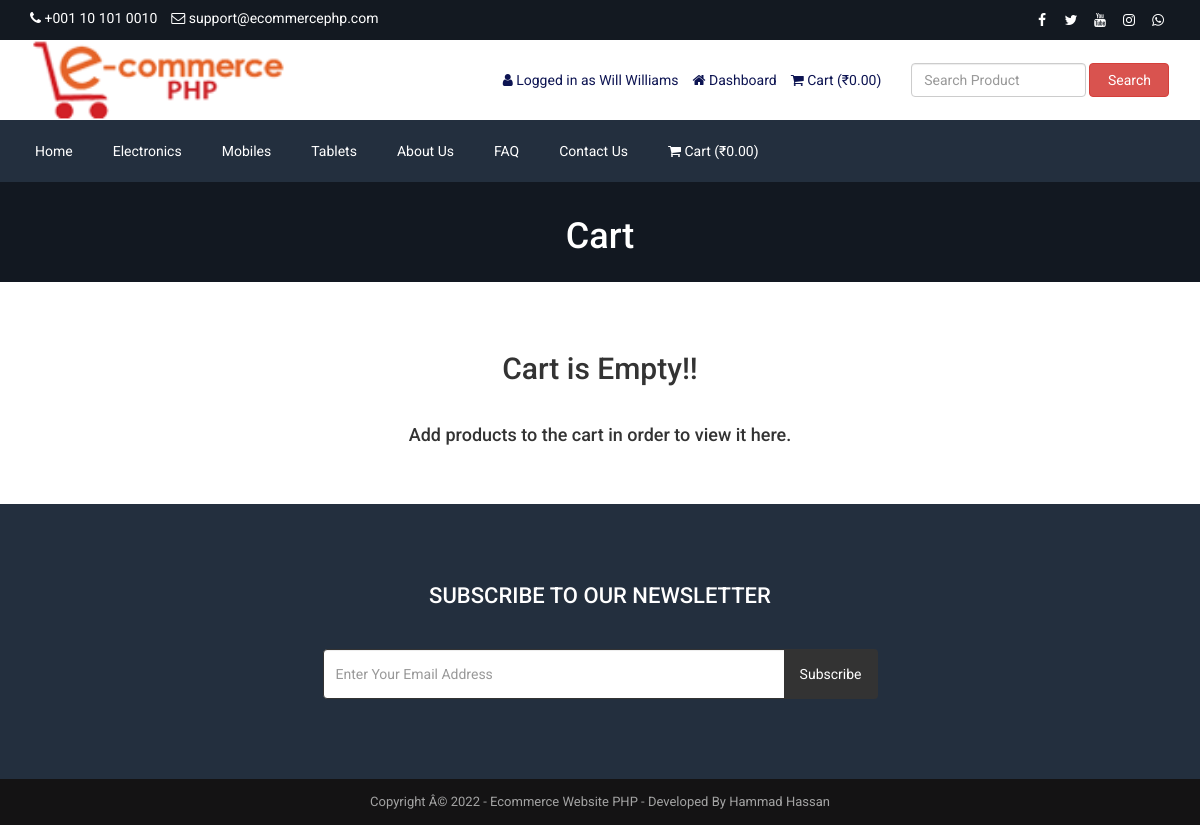
The app's page /cart.php (signed in) with its own data.
### tables this page shows
CREATE TABLE `tbl_settings` (
  `id` int(11) NOT NULL,
  `logo` text NOT NULL,
  `favicon` text NOT NULL,
  `footer_about` text NOT NULL,
  `footer_copyright` text NOT NULL,
  `contact_address` text NOT NULL,
  `contact_email` varchar(255) NOT NULL,
  `contact_phone` varchar(255) NOT NULL,
  `contact_fax` varchar(255) NOT NULL,
  `contact_map_iframe` text NOT NULL,
  `receive_email` varchar(255) NOT NULL,
  `receive_email_subject` varchar(255) NOT NULL,
  `receive_email_thank_you_message` text NOT NULL,
  `forget_password_message` text NOT NULL,
  `total_recent_post_footer` tinyint(4) NOT NULL,
  `total_popular_post_footer` tinyint(4) NOT NULL,
  `total_recent_post_sidebar` tinyint(4) NOT NULL,
  `total_popular_post_sidebar` tinyint(4) NOT NULL,
  `total_featured_product_home` tinyint(4) NOT NULL,
  `total_latest_product_home` tinyint(4) NOT NULL,
  `total_popular_product_home` tinyint(4) NOT NULL,
  `meta_title_home` text NOT NULL,
  `meta_keyword_home` text NOT NULL,
  `meta_description_home` text NOT NULL,
  `banner_login` text NOT NULL,
  `banner_registration` text NOT NULL,
  `banner_forget_password` text NOT NULL,
  `banner_reset_password` text NOT NULL,
  `banner_search` text NOT NULL,
  `banner_cart` text NOT NULL,
  `banner_checkout` text NOT NULL,
  `banner_product_category` text NOT NULL,
  `banner_blog` text NOT NULL,
  `cta_title` varchar(255) NOT NULL,
  `cta_content` text NOT NULL,
  `cta_read_more_text` varchar(255) NOT NULL,
  `cta_read_more_url` varchar(255) NOT NULL,
  `cta_photo` text NOT NULL,
  `featured_product_title` varchar(255) NOT NULL,
  `featured_product_subtitle` varchar(255) NOT NULL,
  `latest_product_title` varchar(255) NOT NULL,
  `latest_product_subtitle` varchar(255) NOT NULL,
  `popular_product_title` varchar(255) NOT NULL,
  `popular_product_subtitle` varchar(255) NOT NULL,
  `testimonial_title` varchar(255) NOT NULL,
  `testimonial_subtitle` varchar(255) NOT NULL,
  `testimonial_photo` text NOT NULL,
  `blog_title` varchar(255) NOT NULL,
  `blog_subtitle` varchar(255) NOT NULL,
  `newsletter_text` text NOT NULL,
  `paypal_email` varchar(255) NOT NULL,
  `stripe_public_key` varchar(255) NOT NULL,
  `stripe_secret_key` varchar(255) NOT NULL,
  `bank_detail` text NOT NULL,
  `before_head` text NOT NULL,
  `after_body` text NOT NULL,
  `before_body` text NOT NULL,
  `home_service_on_off` tinyint(1) NOT NULL,
  `home_welcome_on_off` tinyint(1) NOT NULL,
  `home_featured_product_on_off` tinyint(1) NOT NULL,
  `home_latest_product_on_off` tinyint(1) NOT NULL,
  `home_popular_product_on_off` tinyint(1) NOT NULL,
  `home_testimonial_on_off` tinyint(1) NOT NULL,
  `home_blog_on_off` tinyint(1) NOT NULL,
  `newsletter_on_off` tinyint(1) NOT NULL,
  `ads_above_welcome_on_off` tinyint(1) NOT NULL,
  `ads_above_featured_product_on_off` tinyint(1) NOT NULL,
  `ads_above_latest_product_on_off` tinyint(1) NOT NULL,
  `ads_above_popular_product_on_off` tinyint(1) NOT NULL,
  `ads_above_testimonial_on_off` tinyint(1) NOT NULL,
  `ads_category_sidebar_on_off` tinyint(1) NOT NULL
);

CREATE TABLE `tbl_social` (
  `social_id` int(11) NOT NULL,
  `social_name` varchar(30) NOT NULL,
  `social_url` varchar(255) NOT NULL,
  `social_icon` varchar(30) NOT NULL
);

CREATE TABLE `tbl_top_category` (
  `tcat_id` int(11) NOT NULL,
  `tcat_name` varchar(255) NOT NULL,
  `show_on_menu` int(1) NOT NULL
);

CREATE TABLE `tbl_page` (
  `id` int(11) NOT NULL,
  `about_title` varchar(255) NOT NULL,
  `about_content` text NOT NULL,
  `about_banner` varchar(255) NOT NULL,
  `about_meta_title` varchar(255) NOT NULL,
  `about_meta_keyword` text NOT NULL,
  `about_meta_description` text NOT NULL,
  `faq_title` varchar(255) NOT NULL,
  `faq_banner` varchar(255) NOT NULL,
  `faq_meta_title` varchar(255) NOT NULL,
  `faq_meta_keyword` text NOT NULL,
  `faq_meta_description` text NOT NULL,
  `blog_title` varchar(255) NOT NULL,
  `blog_banner` varchar(255) NOT NULL,
  `blog_meta_title` varchar(255) NOT NULL,
  `blog_meta_keyword` text NOT NULL,
  `blog_meta_description` text NOT NULL,
  `contact_title` varchar(255) NOT NULL,
  `contact_banner` varchar(255) NOT NULL,
  `contact_meta_title` varchar(255) NOT NULL,
  `contact_meta_keyword` text NOT NULL,
  `contact_meta_description` text NOT NULL,
  `pgallery_title` varchar(255) NOT NULL,
  `pgallery_banner` varchar(255) NOT NULL,
  `pgallery_meta_title` varchar(255) NOT NULL,
  `pgallery_meta_keyword` text NOT NULL,
  `pgallery_meta_description` text NOT NULL,
  `vgallery_title` varchar(255) NOT NULL,
  `vgallery_banner` varchar(255) NOT NULL,
  `vgallery_meta_title` varchar(255) NOT NULL,
  `vgallery_meta_keyword` text NOT NULL,
  `vgallery_meta_description` text NOT NULL
);

### cart.php (the view, shortened to what this page needs)
<?php require_once('header.php'); ?>
<?php
$statement = $pdo->prepare("SELECT * FROM tbl_settings WHERE id=1");
$statement->execute();
$result = $statement->fetchAll(PDO::FETCH_ASSOC);
foreach ($result as $row) {
    $banner_cart = $row['banner_cart'];
}
?>
<div class="page-banner" style="background-image: url(assets/uploads/<?php echo $banner_cart; ?>)">
    <div class="overlay"></div>
    <div class="page-banner-inner">
        <h1><?php echo LANG_VALUE_18; ?></h1>
    </div>
</div>
<div class="page">
	<div class="container">
		<div class="row">
			<div class="col-md-12">
                <?php if(!isset($_SESSION['cart_p_id'])): ?>
                    <?php echo '<h2 class="text-center">Cart is Empty!!</h2></br>'; ?>
                    <?php echo '<h4 class="text-center">Add products to the cart in order to view it here.</h4>'; ?>
                <?php endif; ?>
			</div>
		</div>
	</div>
</div>
<?php require_once('footer.php'); ?>

### header.php (shortened to what this page needs)
<?php
include("admin/inc/config.php");
$statement = $pdo->prepare("SELECT * FROM tbl_settings WHERE id=1");
$statement->execute();
$result = $statement->fetchAll(PDO::FETCH_ASSOC);
foreach ($result as $row)
{
	$logo = $row['logo'];
	$contact_email = $row['contact_email'];
	$contact_phone = $row['contact_phone'];
}
?>
<!DOCTYPE html>
<html lang="en">
<head>
	<link rel="stylesheet" href="assets/css/bootstrap.min.css">
	<link rel="stylesheet" href="assets/css/font-awesome.min.css">
	<link rel="stylesheet" href="assets/css/owl.carousel.min.css">
	<link rel="stylesheet" href="assets/css/owl.theme.default.min.css">
	<link rel="stylesheet" href="assets/css/jquery.bxslider.min.css">
    <link rel="stylesheet" href="assets/css/magnific-popup.css">
    <link rel="stylesheet" href="assets/css/rating.css">
	<link rel="stylesheet" href="assets/css/spacing.css">
	<link rel="stylesheet" href="assets/css/bootstrap-touch-slider.css">
	<link rel="stylesheet" href="assets/css/animate.min.css">
	<link rel="stylesheet" href="assets/css/tree-menu.css">
	<link rel="stylesheet" href="assets/css/select2.min.css">
	<link rel="stylesheet" href="assets/css/main.css">
	<link rel="stylesheet" href="assets/css/responsive.css">
	<?php
	$statement = $pdo->prepare("SELECT * FROM tbl_page WHERE id=1");
	$statement->execute();
	$result = $statement->fetchAll(PDO::FETCH_ASSOC);
		?>
</head>
<body>
<div class="top">
	<div class="container">
		<div class="row">
			<div class="col-md-6 col-sm-6 col-xs-12">
				<div class="left">
					<ul>
						<li><i class="fa fa-phone"></i> <?php echo $contact_phone; ?></li>
						<li><i class="fa fa-envelope-o"></i> <?php echo $contact_email; ?></li>
					</ul>
				</div>
			</div>
			<div class="col-md-6 col-sm-6 col-xs-12">
				<div class="right">
					<ul>
						<?php
						$statement = $pdo->prepare("SELECT * FROM tbl_social");
						$statement->execute();
						$result = $statement->fetchAll(PDO::FETCH_ASSOC);
						foreach ($result as $row) {
							?>
							<?php if($row['social_url'] != ''): ?>
							<li><a href="<?php echo $row['social_url']; ?>"><i class="<?php echo $row['social_icon']; ?>"></i></a></li>
							<?php endif; ?>
							<?php
						}
						?>
					</ul>
				</div>
			</div>
		</div>
	</div>
</div>
<div class="header">
	<div class="container">
		<div class="row inner">
			<div class="col-md-4 logo">
				<a href="index.php"><img src="assets/uploads/<?php echo $logo; ?>" alt="logo image"></a>
			</div>
			<div class="col-md-5 right">
				<ul>
					<?php
					if(isset($_SESSION['customer'])) {
						?>
						<li><i class="fa fa-user"></i> <?php echo LANG_VALUE_13; ?> <?php echo $_SESSION['customer']['cust_name']; ?></li>
						<li><a href="dashboard.php"><i class="fa fa-home"></i> <?php echo LANG_VALUE_89; ?></a></li>
						<?php
					} else {
						?>
						<li><a href="login.php"><i class="fa fa-sign-in"></i> <?php echo LANG_VALUE_9; ?></a></li>
						<li><a href="registration.php"><i class="fa fa-user-plus"></i> <?php echo LANG_VALUE_15; ?></a></li>
						<?php
					}
					?>
					<li><a href="cart.php"><i class="fa fa-shopping-cart"></i> <?php echo LANG_VALUE_18; ?> (<?php echo LANG_VALUE_1; ?><?php
					if(isset($_SESSION['cart_p_id'])) {
						$table_total_price = 0;
						$i=0;
	                    foreach($_SESSION['cart_p_qty'] as $key => $value)
	                    {
	                        $i++;
	                        $arr_cart_p_qty[$i] = $value;
	                    }                    $i=0;
	                    foreach($_SESSION['cart_p_current_price'] as $key => $value)
	                    {
	                        $i++;
	                        $arr_cart_p_current_price[$i] = $value;
	                    }
	                    for($i=1;$i<=count($arr_cart_p_qty);$i++) {
	                    	$row_total_price = $arr_cart_p_current_price[$i]*$arr_cart_p_qty[$i];
	                        $table_total_price = $table_total_price + $row_total_price;
	                    }
						echo $table_total_price;
					} else {
						echo '0.00';
					}
					?>)</a></li>
				</ul>
			</div>
			<div class="col-md-3 search-area">
				<form class="navbar-form navbar-left" role="search" action="search-result.php" method="get">
					<div class="form-group">
						<input type="text" class="form-control search-top" placeholder="<?php echo LANG_VALUE_2; ?>" name="search_text">
					</div>
					<button type="submit" class="btn btn-danger"><?php echo LANG_VALUE_3; ?></button>
				</form>
			</div>
		</div>
	</div>
</div>
<div class="nav">
	<div class="container">
		<div class="row">
			<div class="col-md-12 pl_0 pr_0">
				<div class="menu-container">
					<div class="menu">
						<ul>
							<li><a href="index.php">Home</a></li>
							<?php
							$statement = $pdo->prepare("SELECT * FROM tbl_top_category WHERE show_on_menu=1");
							$statement->execute();
							$result = $statement->fetchAll(PDO::FETCH_ASSOC);
							foreach ($result as $row) {
								?>
								<li><a href="product-category.php?id=<?php echo $row['tcat_id']; ?>&type=top-category"><?php echo $row['tcat_name']; ?></a>
								</li>
								<?php
							}
							?>
							<?php
							$statement = $pdo->prepare("SELECT * FROM tbl_page WHERE id=1");
							$statement->execute();
							$result = $statement->fetchAll(PDO::FETCH_ASSOC);
							foreach ($result as $row) {
								$about_title = $row['about_title'];
								$faq_title = $row['faq_title'];
								$contact_title = $row['contact_title'];
							}
							?>
							<li><a href="about.php"><?php echo $about_title; ?></a></li>
							<li><a href="faq.php"><?php echo $faq_title; ?></a></li>
							<li><a href="contact.php"><?php echo $contact_title; ?></a></li>
							<li><a href="cart.php"><i class="fa fa-shopping-cart"></i> <?php echo LANG_VALUE_18; ?> (<?php echo LANG_VALUE_1; ?><?php
					if(isset($_SESSION['cart_p_id'])) {
						$table_total_price = 0;
						$i=0;
	                    foreach($_SESSION['cart_p_qty'] as $key => $value)
	                    {
	                        $i++;
	                        $arr_cart_p_qty[$i] = $value;
	                    }                    $i=0;
	                    foreach($_SESSION['cart_p_current_price'] as $key => $value)
	                    {
	                        $i++;
	                        $arr_cart_p_current_price[$i] = $value;
	                    }
	                    for($i=1;$i<=count($arr_cart_p_qty);$i++) {
	                    	$row_total_price = $arr_cart_p_current_price[$i]*$arr_cart_p_qty[$i];
	                        $table_total_price = $table_total_price + $row_total_price;
	                    }
						echo $table_total_price;
					} else {
						echo '0.00';
					}
					?>)</a></li>
						</ul>
					</div>
				</div>
			</div>
		</div>
	</div>
</div>

### footer.php (shortened to what this page needs)
<?php
$statement = $pdo->prepare("SELECT * FROM tbl_settings WHERE id=1");
$statement->execute();
$result = $statement->fetchAll(PDO::FETCH_ASSOC);
foreach ($result as $row)
{
	$footer_copyright = $row['footer_copyright'];
    $newsletter_on_off = $row['newsletter_on_off'];
}
?>
<?php if($newsletter_on_off == 1): ?>
<section class="home-newsletter">
	<div class="container">
		<div class="row">
			<div class="col-md-6 col-md-offset-3">
				<div class="single">
				<form action="" method="post">
					<h2><?php echo LANG_VALUE_93; ?></h2>
					<div class="input-group">
			        	<input type="email" class="form-control" placeholder="<?php echo LANG_VALUE_95; ?>" name="email_subscribe">
			         	<span class="input-group-btn">
			         	<button class="btn btn-theme" type="submit" name="form_subscribe"><?php echo LANG_VALUE_92; ?></button>
			         	</span>
			        </div>
				</div>
			</div>
		</div>
	</div>
</section>
<?php endif; ?>
<div class="footer-bottom">
	<div class="container">
		<div class="row">
			<div class="col-md-12 copyright">
				<?php echo $footer_copyright; ?>
			</div>
		</div>
	</div>
</div>
</body>
</html>

### records on screen
tbl_settings: contact_phone "+001 10 101 0010", contact_email "support@ecommercephp.com", logo (picture), banner_cart (picture), footer_copyright "Copyright Â© 2022 - Ecommerce Website PHP - Developed By Hammad Hassan"
tbl_top_category: tcat_name "Electronics"
tbl_top_category: tcat_name "Mobiles"
tbl_top_category: tcat_name "Tablets"
tbl_page: about_title "About Us", faq_title "FAQ", contact_title "Contact Us"

### other values on screen
LANG_VALUE_13 "Logged in as"
$_SESSION['customer']['cust_name'] "Will Williams"
LANG_VALUE_89 "Dashboard"
LANG_VALUE_18 "Cart"
LANG_VALUE_1 "₹"
LANG_VALUE_3 "Search"
LANG_VALUE_93 "SUBSCRIBE TO OUR NEWSLETTER"
LANG_VALUE_92 "Subscribe"
